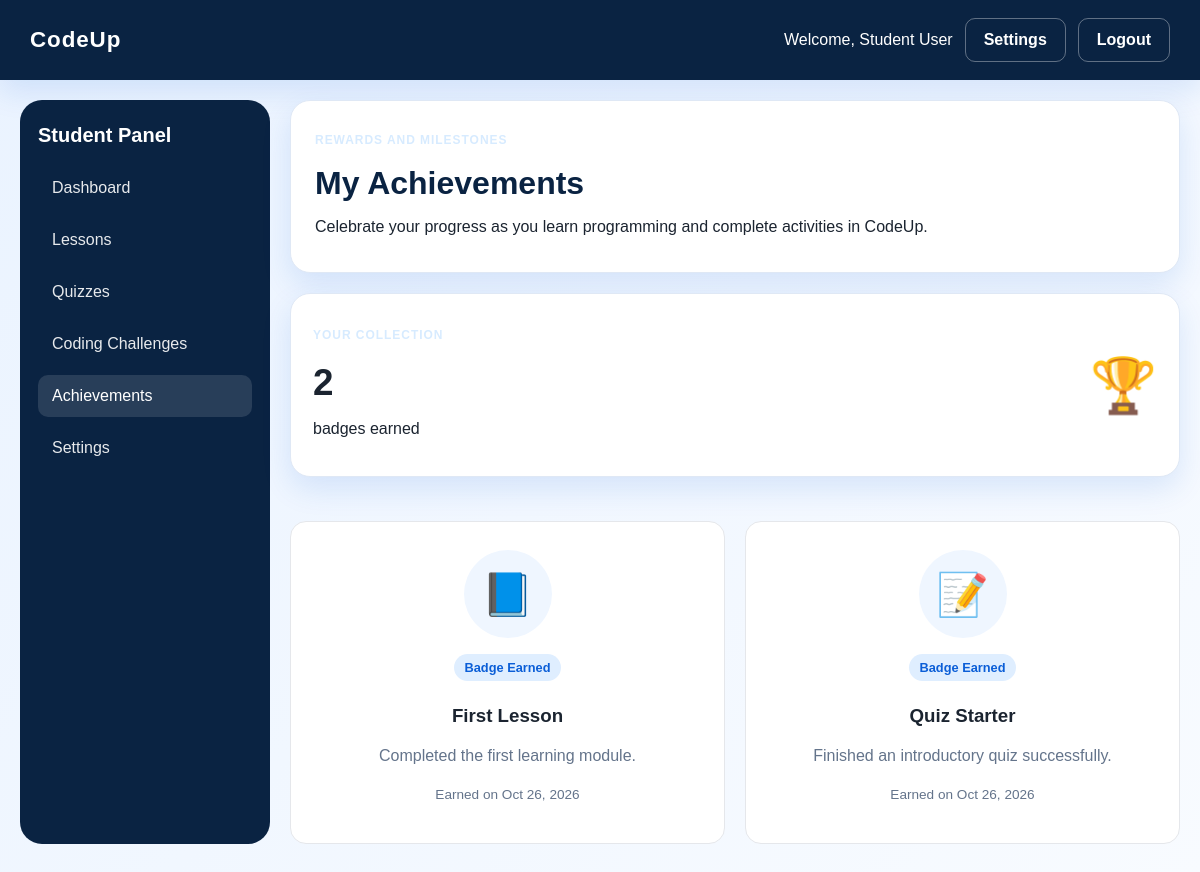
The app's page /student/achievements.php (signed in) with its own data.
### tables this page shows
CREATE TABLE users (
  id INT AUTO_INCREMENT PRIMARY KEY,
  name VARCHAR(150) NOT NULL,
  email VARCHAR(150) NOT NULL UNIQUE,
  password VARCHAR(255) NOT NULL,
  role ENUM('admin','teacher','student') NOT NULL,
  status ENUM('active','inactive') DEFAULT 'active',
  created_at TIMESTAMP DEFAULT CURRENT_TIMESTAMP
);

CREATE TABLE badges (
  id INT AUTO_INCREMENT PRIMARY KEY,
  student_id INT NOT NULL,
  name VARCHAR(100) NOT NULL,
  description TEXT,
  earned_at TIMESTAMP DEFAULT CURRENT_TIMESTAMP,
  FOREIGN KEY (student_id) REFERENCES students(id) ON DELETE CASCADE
);

### includes/config.php (called while the page is built, shortened)
<?php
$host = 'localhost';
$user = 'root';
$pass = '';
$dbname = 'codeup';
try {
    $conn = new mysqli($host, $user, $pass, $dbname);
    $conn->set_charset('utf8mb4');
} catch (mysqli_sql_exception $exception) {
    error_log('Database connection failed: ' . $exception->getMessage());
    http_response_code(500);
    exit('Database connection failed. Check that MySQL is running, the credentials are correct, and the codeup database has been imported.');
}
function db()
{
    global $conn;
    return $conn;
}
function isLoggedIn()
{
    return isset($_SESSION['user_id']);
}
function currentUser()
{
    $stmt = db()->prepare('SELECT * FROM users WHERE id = ? LIMIT 1');
    $stmt->bind_param('i', $_SESSION['user_id']);
    $stmt->execute();
    $result = $stmt->get_result();
    return $result->fetch_assoc();
}
function getStudentData($userId)
{
    $stmt = db()->prepare('SELECT * FROM students WHERE user_id = ? LIMIT 1');
    $stmt->bind_param('i', $userId);
    $stmt->execute();
    $result = $stmt->get_result();
    return $result->fetch_assoc();
}

### student/achievements.php (the view, shortened to what this page needs)
<?php
require __DIR__ . '/../includes/config.php';
$user = currentUser();
$student = getStudentData((int) $user['id']);
$studentId = (int) $student['id'];
$badges = [];
$errorMessage = '';
function achievementEscape($value): string
{
    return htmlspecialchars(
        (string) ($value ?? ''),
        ENT_QUOTES,
        'UTF-8'
    );
}
function achievementIcon(string $name): string
{
    $icons = [
        'First Lesson'    => '📘',
        'Quiz Starter'    => '📝',
        'Perfect Score'   => '🏆',
        'Lesson Master'   => '🎓',
        'Quiz Master'     => '🥇',
        'Coding Beginner' => '💻',
        'Code Champion'   => '🚀',
        'Programming Pro' => '⭐',
    ];
    return $icons[$name] ?? '🏅';
}
try {
    $stmt = db()->prepare(
        'SELECT name, description, earned_at
         FROM badges
         WHERE student_id = ?
         ORDER BY earned_at DESC, name ASC'
    );
    $stmt->bind_param('i', $studentId);
    $stmt->execute();
    $result = $stmt->get_result();
    while ($badge = $result->fetch_assoc()) {
        $badges[] = $badge;
    }
} catch (Throwable $exception) {
    error_log(
        'CodeUp achievements error: ' . $exception->getMessage()
    );
    $errorMessage =
        'Unable to load your achievements. Please try again later.';
}
include __DIR__ . '/../includes/header.php';
?>
<div class="dashboard-page">
    <aside class="sidebar">
        <h3>Student Panel</h3>
        <nav>
            <a href="dashboard.php">Dashboard</a>
            <a href="lessons.php">Lessons</a>
            <a href="quizzes.php">Quizzes</a>
            <a href="challenges.php">Coding Challenges</a>
            <a href="achievements.php" class="active">Achievements</a>
            <a href="../settings.php">Settings</a>
        </nav>
    </aside>
    <main class="main-panel">
        <div class="page-header">
            <div>
                <p class="eyebrow">Rewards and Milestones</p>
                <h1>My Achievements</h1>
                <p>
                    Celebrate your progress as you learn programming
                    and complete activities in CodeUp.
                </p>
            </div>
        </div>
        <?php if ($errorMessage !== ''): ?>
            <div class="card">
                <p><?= achievementEscape($errorMessage); ?></p>
            </div>
        <?php else: ?>
            <div class="card achievement-summary">
                <div>
                    <p class="eyebrow">Your Collection</p>
                    <h2 class="achievement-count">
                        <?= count($badges); ?>
                    </h2>
                    <p>
                        <?= count($badges) === 1
                            ? 'badge earned'
                            : 'badges earned'; ?>
                    </p>
                </div>
                <div aria-hidden="true" style="font-size:54px;">
                    🏆
                </div>
            </div>
            <?php if (empty($badges)): ?>
                <div class="card achievement-empty">
                    <div class="achievement-empty-icon">🏅</div>
                    <h2>No badges yet</h2>
                    <p>
                        Complete lessons, take quizzes, and practice
                        coding to earn your first badge.
                    </p>
                    <div class="achievement-actions">
                        <a href="lessons.php" class="btn btn-primary">
                            Start Learning
                        </a>
                        <a href="quizzes.php" class="btn">
                            Take a Quiz
                        </a>
                    </div>
                </div>
            <?php else: ?>
                <div class="achievement-grid">
                    <?php foreach ($badges as $badge): ?>
                        <?php
                        $badgeName = (string) ($badge['name'] ?? '');
                        $earnedAt = $badge['earned_at'] ?? null;
                        $formattedDate = '';
                        if (is_string($earnedAt) && $earnedAt !== '') {
                            $timestamp = strtotime($earnedAt);
                            if ($timestamp !== false) {
                                $formattedDate = date(
                                    'M d, Y',
                                    $timestamp
                                );
                            }
                        }
                        ?>
                        <article class="achievement-item">
                            <div class="achievement-icon" aria-hidden="true">
                                <?= achievementEscape(
                                    achievementIcon($badgeName)
                                ); ?>
                            </div>
                            <span class="tag">Badge Earned</span>
                            <h3>
                                <?= achievementEscape($badgeName); ?>
                            </h3>
                            <p class="achievement-description">
                                <?= achievementEscape(
                                    $badge['description'] ?? ''
                                ); ?>
                            </p>
                            <?php if ($formattedDate !== ''): ?>
                                <p class="achievement-date">
                                    Earned on
                                    <?= achievementEscape($formattedDate); ?>
                                </p>
                            <?php endif; ?>
                        </article>
                    <?php endforeach; ?>
                </div>
            <?php endif; ?>
        <?php endif; ?>
    </main>
</div>
<?php include __DIR__ . '/../includes/footer.php'; ?>

### includes/header.php (shortened to what this page needs)
<?php
require_once __DIR__ . '/config.php';
?>
<!DOCTYPE html>
<html lang="en">
<head>
    <link rel="stylesheet" href="<?= BASE_URL; ?>/assets/css/style.css">
</head>
<body>
    <?php if (isLoggedIn()): ?>
    <div class="topbar">
        <div class="brand-box">
            <strong>CodeUp</strong>
        </div>
        <div class="topbar-actions">
            <span>Welcome, <?= htmlspecialchars(currentUser()['name'] ?? 'User'); ?></span>
            <a href="<?= BASE_URL; ?>/settings.php" class="btn btn-outline">Settings</a>
            <a href="<?= BASE_URL; ?>/logout.php" class="btn btn-outline" data-logout-trigger>Logout</a>
        </div>
    </div>
    <?php endif; ?>
    <div class="page-shell">

### assets/css/style.css (style rules this page uses)
:root { --primary-blue: #0b5ed7; --primary-dark: #0a2342; --primary-soft: #edf4ff; --accent: #1d9bf0; --white: #ffffff; --text: #1b2430; --muted: #6b7280; --border: #dfe8f5; --success: #198754; --danger: #dc3545; --shadow: 0 12px 30px rgba(11, 94, 215, 0.12); }
* { box-sizing: border-box; }
body { margin: 0; font-family: Arial, sans-serif; background: linear-gradient(135deg, #eaf3ff 0%, #f8fbff 100%); color: var(--text); }
a { text-decoration: none; color: inherit; }
.page-shell { min-height: 100vh; padding: 20px; }
.topbar { display: flex; align-items: center; justify-content: space-between; background: var(--primary-dark); color: var(--white); padding: 18px 30px; box-shadow: var(--shadow); }
.brand-box { font-size: 1.4rem; letter-spacing: 0.04em; }
.topbar-actions { display: flex; align-items: center; gap: 12px; }
.btn { display: inline-flex; align-items: center; justify-content: center; border: none; border-radius: 10px; padding: 12px 18px; font-weight: 600; cursor: pointer; transition: 0.2s ease; }
.btn-outline { background: transparent; border: 1px solid rgba(255,255,255,0.35); color: var(--white); }
.eyebrow { display: inline-block; letter-spacing: 0.08em; text-transform: uppercase; color: #d7ebff; font-size: 0.75rem; font-weight: bold; }
.feature-card, .card, .metric-card { background: var(--white); border: 1px solid var(--border); border-radius: 20px; box-shadow: var(--shadow); }
.dashboard-page { display: grid; grid-template-columns: 250px 1fr; gap: 20px; min-height: 80vh; }
.sidebar { background: var(--primary-dark); color: var(--white); padding: 24px 18px; border-radius: 22px; }
.sidebar h3 { margin-top: 0; margin-bottom: 20px; font-size: 1.25rem; }
.sidebar nav { display: flex; flex-direction: column; gap: 10px; }
.sidebar nav a { display: block; padding: 12px 14px; border-radius: 10px; color: var(--white); opacity: 0.9; }
.sidebar nav a.active, .sidebar nav a:hover { background: rgba(255,255,255,0.12); opacity: 1; }
.main-panel { display: flex; flex-direction: column; gap: 20px; }
.page-header { display: flex; justify-content: space-between; align-items: center; background: var(--white); border: 1px solid var(--border); border-radius: 20px; padding: 20px 24px; box-shadow: var(--shadow); }
.page-header h1 { margin: 6px 0 0; color: var(--primary-dark); }
.card { padding: 22px; }
.tag { display: inline-block; background: #dfeeff; color: var(--primary-blue); padding: 6px 10px; border-radius: 999px; font-size: 0.8rem; font-weight: bold; margin-bottom: 12px; }

### student/achievements.php (style rules this page uses)
.achievement-summary { display: flex; align-items: center; justify-content: space-between; gap: 20px; flex-wrap: wrap; }
.achievement-count { font-size: 2.3rem; font-weight: 800; margin: 8px 0; }
.achievement-grid { display: grid; grid-template-columns: repeat(auto-fit, minmax(220px, 1fr)); gap: 20px; margin-top: 24px; }
.achievement-item { text-align: center; padding: 28px 20px; border: 1px solid #e5e7eb; border-radius: 16px; background: #fff; transition: transform .2s ease, box-shadow .2s ease; }
.achievement-icon { width: 88px; height: 88px; margin: 0 auto 16px; display: flex; align-items: center; justify-content: center; border-radius: 50%; background: #eff6ff; font-size: 42px; }
.achievement-item h3 { margin: 12px 0 8px; }
.achievement-description { color: #64748b; line-height: 1.6; }
.achievement-date { font-size: .85rem; color: #64748b; margin-top: 18px; }

### records on screen
users: name "Student User"
badges: name "📘", name "First Lesson", description "Completed the first learning module.", earned_at "Oct 26, 2026"
badges: name "📝", name "Quiz Starter", description "Finished an introductory quiz successfully.", earned_at "Oct 26, 2026"

### other values on screen
count($badges) "2"
